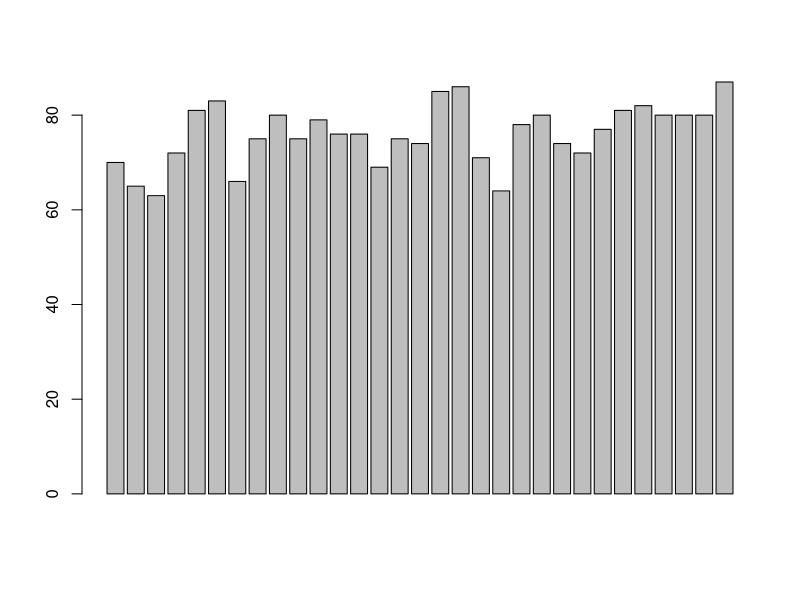
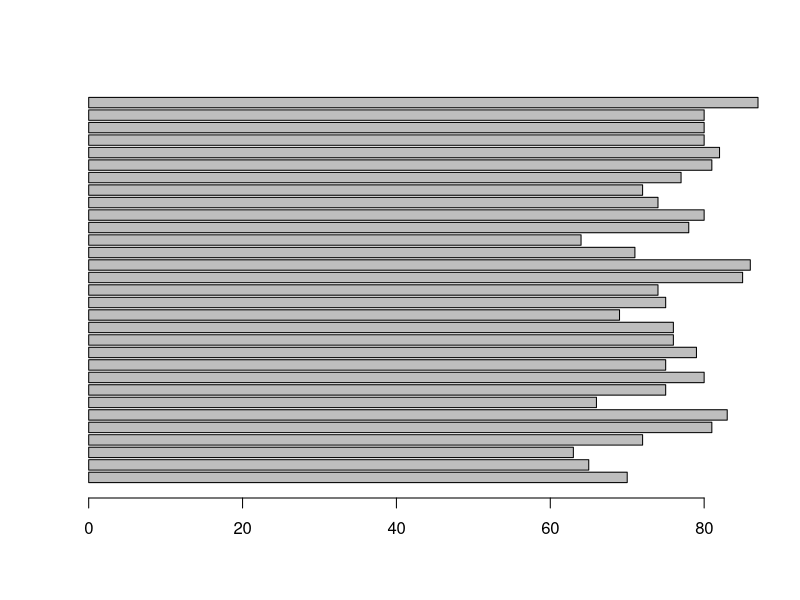
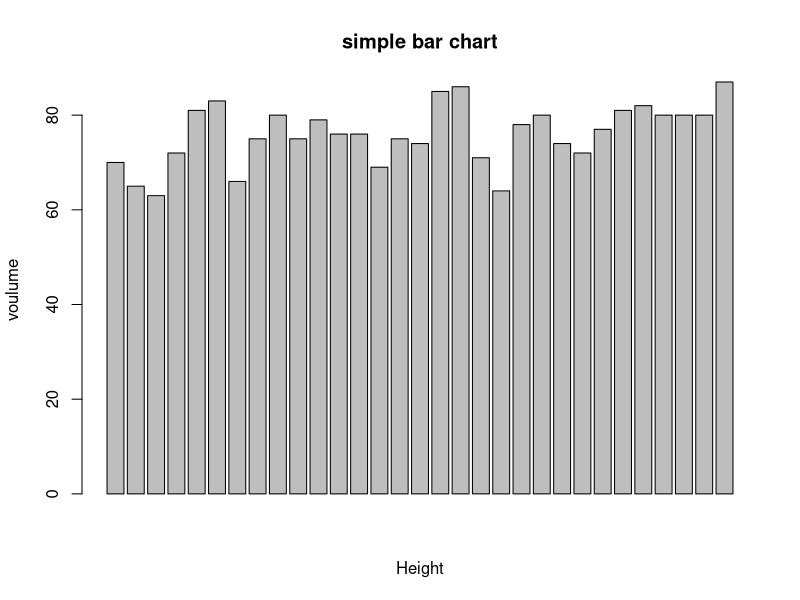
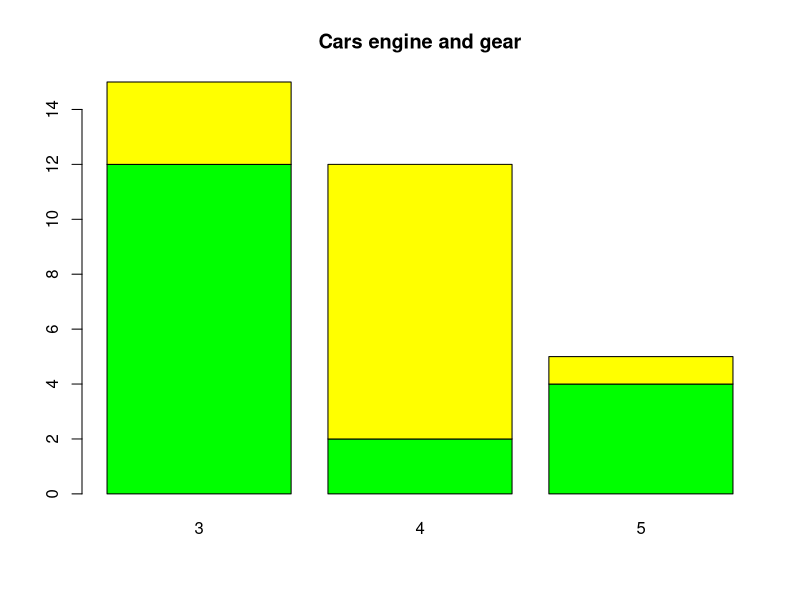
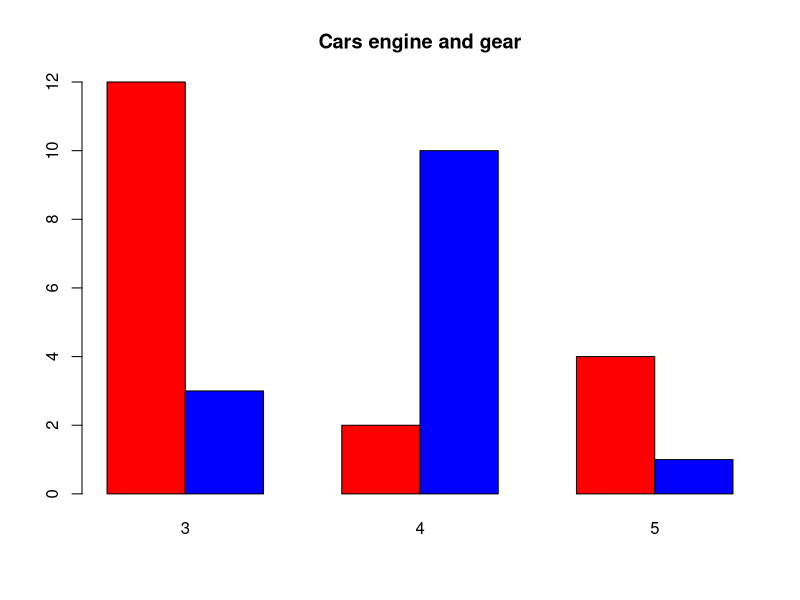
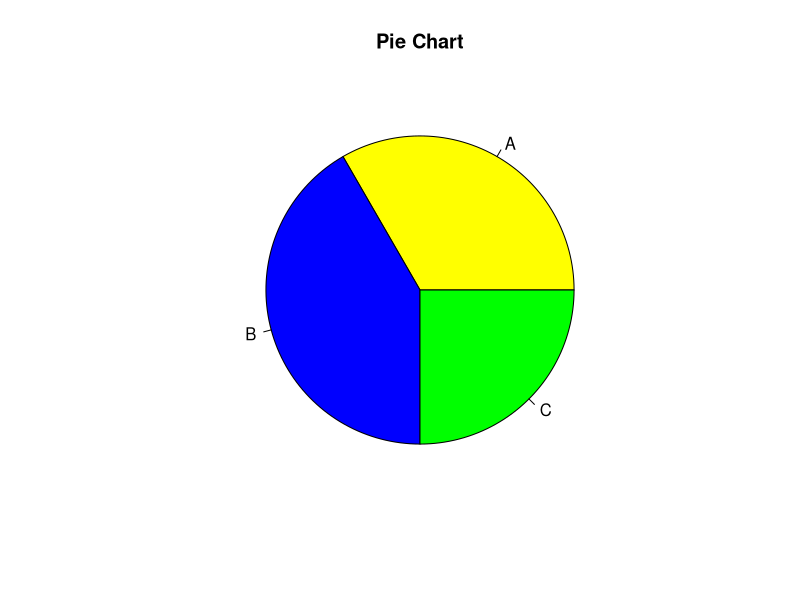
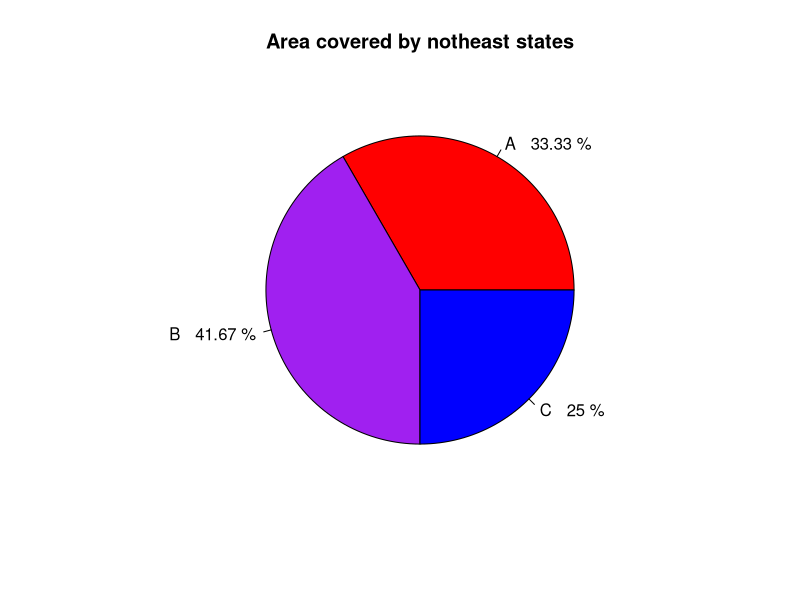
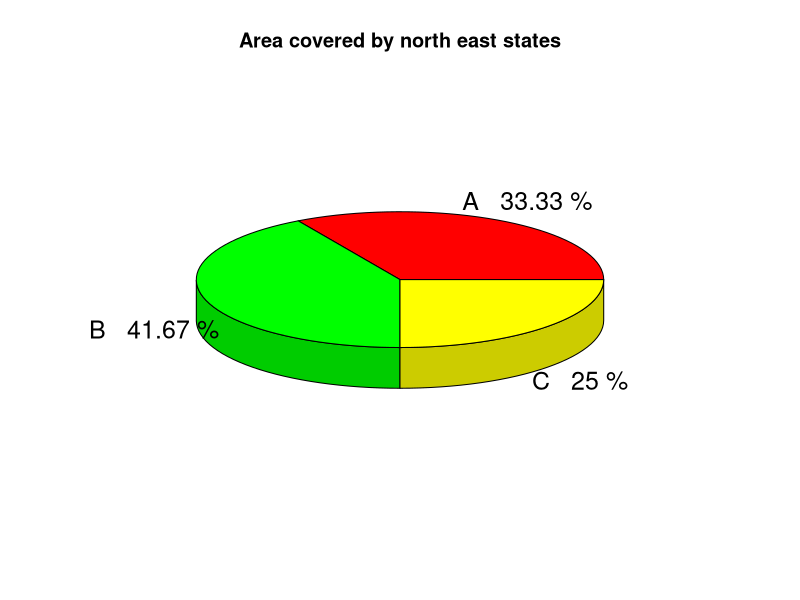

These figures' R source, in order: (Note: this script raises an error after producing the figures.)
data("trees")
count <- trees$Height
head(trees)
barplot(count)
barplot(count,horiz=TRUE)
barplot(count,main="simple bar chart",xlab="Height",ylab="voulume")

data(mtcars)
count <- table(mtcars$vs,mtcars$gear)
head(count)
barplot(count,main="Cars engine and gear",col=c("green","yellow"))
barplot(count,main = "Cars engine and gear",beside = TRUE,col=c('red','blue'))

library(plotrix)
slices <- c(40,50,30)
lbls <- c("A","B","C")
pie(slices,labels=lbls,main="Pie Chart",col=c("yellow","blue","green"))
pct <- round(slices/sum(slices)*100,2)
lbls <- paste(lbls," ",pct,"%")
lbls
pie(slices,labels = lbls,main="Area covered by notheast states",col=c("red","purple","blue","green","yellow","orange","red","pink"))
pie3D(slices, labels=lbls,main="Area covered by north east states",col=c("red","green","yellow"))

#boxplot
vec <- c(4,5,1,8,3,6,1,27,3,5)
summary(vec)
boxplot(vec)
boxplot(vec,varwidth = TRUE)
d = trees[c('Height','Grith')]
print(head(d))

#plot the chart$Height
boxplot(trees$Height,trees$Grith,data=trees)
boxplot(trees$Height,trees$Girth,data=trees,xlab="Grith of trees",ylab="Height of trees",main="Tree data",varwidth = TRUE,col =c("pink","purple"))
